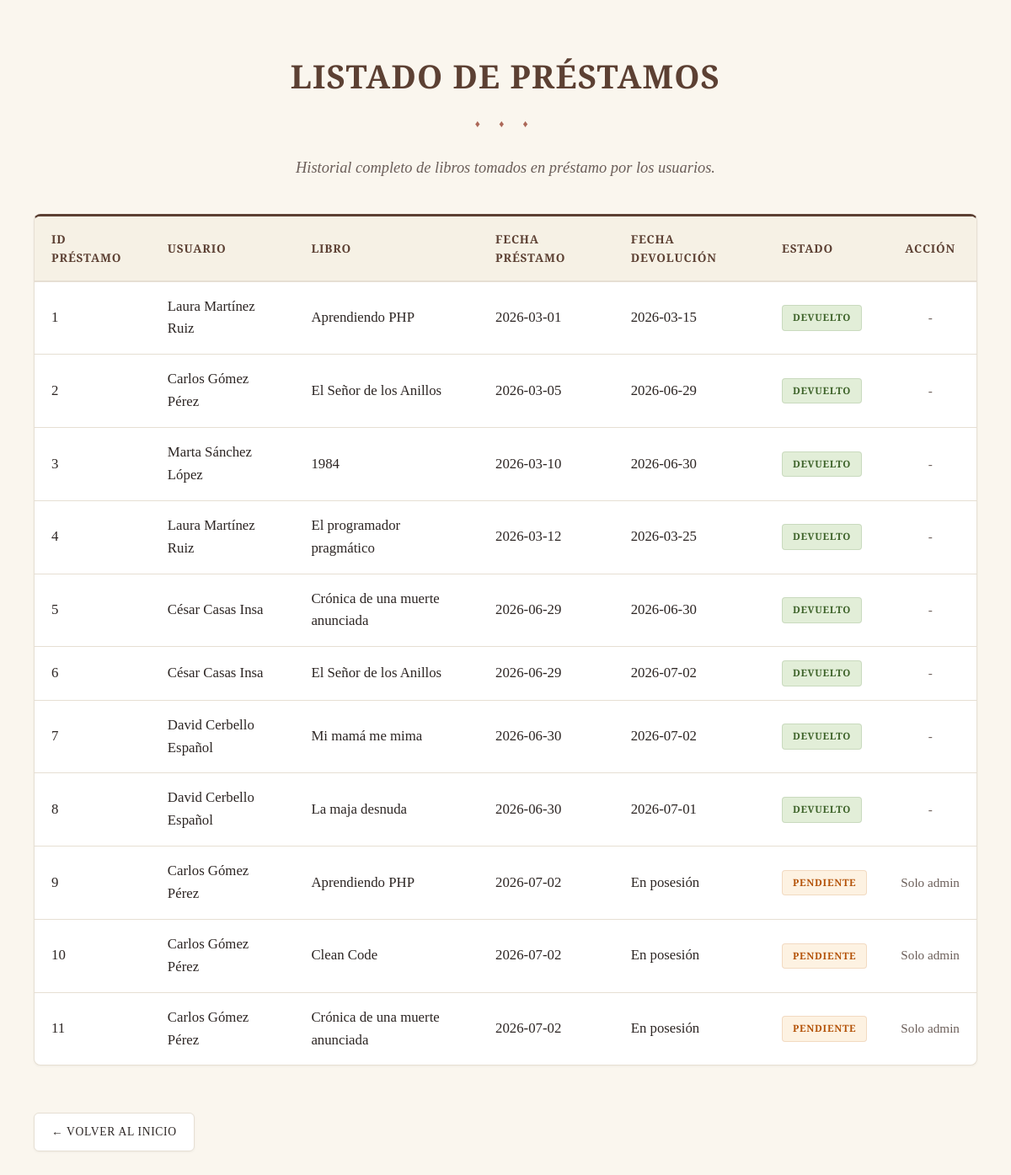
The page /prestamos/listar_prestamos.php (signed in) on the database its author committed.
### tables this page shows
CREATE TABLE `prestamos` (
  `id_prestamo` int(11) NOT NULL,
  `id_usuario` int(11) NOT NULL,
  `id_libro` int(11) NOT NULL,
  `fecha_prestamo` date NOT NULL,
  `fecha_devolucion` date DEFAULT NULL,
  `devuelto` tinyint(1) NOT NULL DEFAULT 0
);

CREATE TABLE `usuarios` (
  `id_usuario` int(11) NOT NULL,
  `username` varchar(55) DEFAULT NULL,
  `password_hash` varchar(255) NOT NULL,
  `nombre` varchar(80) NOT NULL,
  `apellidos` varchar(120) NOT NULL,
  `email` varchar(120) NOT NULL,
  `telefono` varchar(20) DEFAULT NULL,
  `rol` varchar(35) NOT NULL DEFAULT 'lector',
  `fecha_alta` date NOT NULL
);

CREATE TABLE `libros` (
  `id_libro` int(11) NOT NULL,
  `isbn` varchar(35) NOT NULL,
  `titulo` varchar(75) NOT NULL,
  `autor` varchar(75) NOT NULL,
  `año` int(4) NOT NULL,
  `genero` varchar(30) NOT NULL,
  `paginas` int(4) NOT NULL
);

### prestamos/listar_prestamos.php (the view, shortened to what this page needs)
<?php
include "../config/conexion.php";
$sql = "SELECT
    prestamos.id_prestamo,
    usuarios.nombre,
    usuarios.apellidos,
    libros.titulo,
    prestamos.fecha_prestamo,
    prestamos.fecha_devolucion,
    prestamos.devuelto
    FROM prestamos
    INNER JOIN usuarios
    ON prestamos.id_usuario = usuarios.id_usuario
    INNER JOIN libros
    ON prestamos.id_libro = libros.id_libro";
$stmt = mysqli_prepare($conexion, $sql);
mysqli_stmt_execute($stmt);
$resultado = mysqli_stmt_get_result($stmt);
?>
<!DOCTYPE html>
<html lang="es">
<head>
    <link rel="stylesheet" href="../css/estilos.css">
</head>
<body>
    <h1>Listado de Préstamos</h1>
    <p>Historial completo de libros tomados en préstamo por los usuarios.</p>
    <div class="table-container">
        <table>
            <thead>
                <tr>
                    <th>ID Préstamo</th>
                    <th>Usuario</th>
                    <th>Libro</th>
                    <th>Fecha Préstamo</th>
                    <th>Fecha Devolución</th>
                    <th>Estado</th>
                    <th style="text-align: center;">Acción</th>
                </tr>
            </thead>
            <tbody>
                <?php while ($prestamo = mysqli_fetch_assoc($resultado)) { ?>
                    <tr>
                        <td><?php echo htmlspecialchars($prestamo["id_prestamo"]); ?></td>
                        <td><?php echo htmlspecialchars($prestamo["nombre"] . " " . $prestamo["apellidos"]); ?></td>
                        <td><?php echo htmlspecialchars($prestamo["titulo"]); ?></td>
                        <td><?php echo htmlspecialchars($prestamo["fecha_prestamo"]); ?></td>
                        <td><?php echo htmlspecialchars($prestamo["fecha_devolucion"] ? $prestamo["fecha_devolucion"] : 'En posesión'); ?></td>
                        <td>
                            <?php if ($prestamo["devuelto"] == 1) { ?>
                                <span class="badge badge-devuelto">Devuelto</span>
                            <?php } else { ?>
                                <span class="badge badge-pendiente">Pendiente</span>
                            <?php } ?>
                        </td>
                        <td style="text-align: center; white-space: nowrap;">
                            <?php if ($prestamo["devuelto"] == 0) { ?>
                                <?php if (($_SESSION['rol'] ?? '') === 'admin'): ?>
                                    <a class="btn-tabla btn-devolver" href="devolver_libro.php?id=<?php echo $prestamo['id_prestamo']; ?>" onclick="return confirm('¿Confirmar la devolución de este libro?');">Devolver</a>
                                <?php else: ?>
                                    <span style="color: var(--text-muted); font-size: 0.95rem;">Solo admin</span>
                                <?php endif; ?>
                            <?php } else { ?>
                                <span style="color: var(--text-muted); font-size: 0.95rem;">-</span>
                            <?php } ?>
                        </td>
                    </tr>
                <?php } ?>
            </tbody>
        </table>
    </div>
    <a class="volver" href="../index.php">← Volver al inicio</a>
</body>
</html>

### css/estilos.css (style rules this page uses)
:root { --primary-color: #5C4033; --primary-hover: #453026; --bg-color: #FAF6EE; --card-bg: #FFFFFF; --text-main: #2C2523; --text-muted: #6B5E59; --border-color: #E6DFD3; --success-bg: #E2EED8; --success-text: #3E632A; --warning-pending-bg: #FDF2E2; --warning-pending-text: #B45309; --accent-color: #8C2D19; --shadow-sm: 0 1px 3px 0 rgba(44, 37, 35, 0.05); --shadow-md: 0 4px 12px -2px rgba(44, 37, 35, 0.08), 0 2px 6px -1px rgba(44, 37, 35, 0.04); --shadow-lg: 0 12px 24px -4px rgba(44, 37, 35, 0.12), 0 4px 12px -2px rgba(44, 37, 35, 0.06); --radius-lg: 8px; --radius-md: 6px; --radius-sm: 4px; --transition: all 0.25s cubic-bezier(0.4, 0, 0.2, 1); }
body { font-family: 'Crimson Pro', Georgia, serif; margin: 0 auto; max-width: 1200px; padding: 60px 40px; background-color: var(--bg-color); color: var(--text-main); line-height: 1.6; }
h1 { font-family: 'Cinzel', serif; color: var(--primary-color); font-size: 2.4rem; font-weight: 600; margin-top: 0; margin-bottom: 8px; text-align: center; letter-spacing: 0.03em; text-transform: uppercase; }
h1::after { content: "♦ ♦ ♦"; display: block; font-size: 0.75rem; color: var(--accent-color); margin: 16px auto 28px auto; letter-spacing: 0.6rem; text-align: center; opacity: 0.7; }
p { color: var(--text-muted); font-size: 1.15rem; margin-top: 0; margin-bottom: 24px; }
body > h1 + p { text-align: center; font-style: italic; max-width: 700px; margin-left: auto; margin-right: auto; margin-bottom: 40px; }
.table-container { background: var(--card-bg); border: 1px solid var(--border-color); border-radius: var(--radius-lg); box-shadow: var(--shadow-sm); overflow-x: auto; margin-top: 24px; margin-bottom: 32px; border-top: 3px solid var(--primary-color); }
table { width: 100%; border-collapse: collapse; text-align: left; }
th { background-color: #F6F1E5; color: var(--primary-color); font-family: 'Cinzel', serif; font-weight: 600; font-size: 0.85rem; text-transform: uppercase; letter-spacing: 0.06em; padding: 16px 20px; border-bottom: 2px solid var(--border-color); }
td { padding: 16px 20px; font-size: 1.05rem; color: var(--text-main); border-bottom: 1px solid var(--border-color); }
td:first-child, td[colspan] { font-variant-numeric: tabular-nums; }
tr:last-child td { border-bottom: none; }
.badge { display: inline-flex; align-items: center; padding: 5px 12px; font-family: 'Cinzel', serif; font-size: 0.72rem; font-weight: 600; border-radius: var(--radius-sm); text-transform: uppercase; letter-spacing: 0.06em; }
.badge-devuelto { background-color: var(--success-bg); color: var(--success-text); border: 1px solid rgba(62, 99, 42, 0.15); }
.badge-pendiente { background-color: var(--warning-pending-bg); color: var(--warning-pending-text); border: 1px solid rgba(180, 83, 9, 0.15); }
.volver { display: inline-flex; align-items: center; gap: 8px; margin-top: 24px; padding: 11px 20px; background-color: var(--card-bg); color: var(--text-main); border: 1px solid var(--border-color); border-radius: var(--radius-md); font-family: 'Cinzel', serif; font-size: 0.85rem; font-weight: 500; text-decoration: none; text-transform: uppercase; letter-spacing: 0.05em; box-shadow: var(--shadow-sm); transition: var(--transition); }

### rows shown on the page
prestamos: id_prestamo "1", id_usuario.apellidos "Laura Martínez Ruiz", id_libro.titulo "Aprendiendo PHP", fecha_prestamo "2026-03-01", fecha_devolucion "2026-03-15", devuelto "DEVUELTO"
prestamos: id_prestamo "2", id_usuario.apellidos "Carlos Gómez Pérez", id_libro.titulo "El Señor de los Anillos", fecha_prestamo "2026-03-05", fecha_devolucion "2026-06-29", devuelto "DEVUELTO"
prestamos: id_prestamo "3", id_usuario.apellidos "Marta Sánchez López", id_libro.titulo "1984", fecha_prestamo "2026-03-10", fecha_devolucion "2026-06-30", devuelto "DEVUELTO"
prestamos: id_prestamo "4", id_usuario.apellidos "Laura Martínez Ruiz", id_libro.titulo "El programador pragmático", fecha_prestamo "2026-03-12", fecha_devolucion "2026-03-25", devuelto "DEVUELTO"
prestamos: id_prestamo "5", id_usuario.apellidos "César Casas Insa", id_libro.titulo "Crónica de una muerte anunciada", fecha_prestamo "2026-06-29", fecha_devolucion "2026-06-30", devuelto "DEVUELTO"
prestamos: id_prestamo "6", id_usuario.apellidos "César Casas Insa", id_libro.titulo "El Señor de los Anillos", fecha_prestamo "2026-06-29", fecha_devolucion "2026-07-02", devuelto "DEVUELTO"
prestamos: id_prestamo "7", id_usuario.apellidos "David Cerbello Español", id_libro.titulo "Mi mamá me mima", fecha_prestamo "2026-06-30", fecha_devolucion "2026-07-02", devuelto "DEVUELTO"
prestamos: id_prestamo "8", id_usuario.apellidos "David Cerbello Español", id_libro.titulo "La maja desnuda", fecha_prestamo "2026-06-30", fecha_devolucion "2026-07-01", devuelto "DEVUELTO"
prestamos: id_prestamo "9", id_usuario.apellidos "Carlos Gómez Pérez", id_libro.titulo "Aprendiendo PHP", fecha_prestamo "2026-07-02", fecha_devolucion "En posesión", devuelto "PENDIENTE"
prestamos: id_prestamo "10", id_usuario.apellidos "Carlos Gómez Pérez", id_libro.titulo "Clean Code", fecha_prestamo "2026-07-02", fecha_devolucion "En posesión", devuelto "PENDIENTE"
prestamos: id_prestamo "11", id_usuario.apellidos "Carlos Gómez Pérez", id_libro.titulo "Crónica de una muerte anunciada", fecha_prestamo "2026-07-02", fecha_devolucion "En posesión", devuelto "PENDIENTE"
